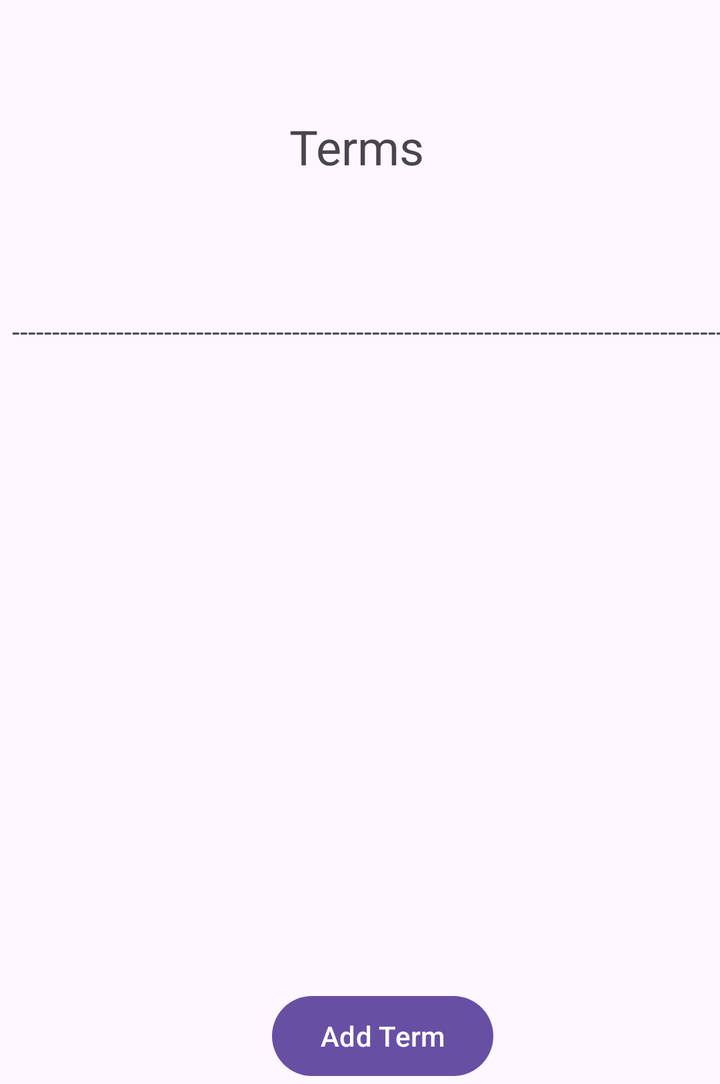
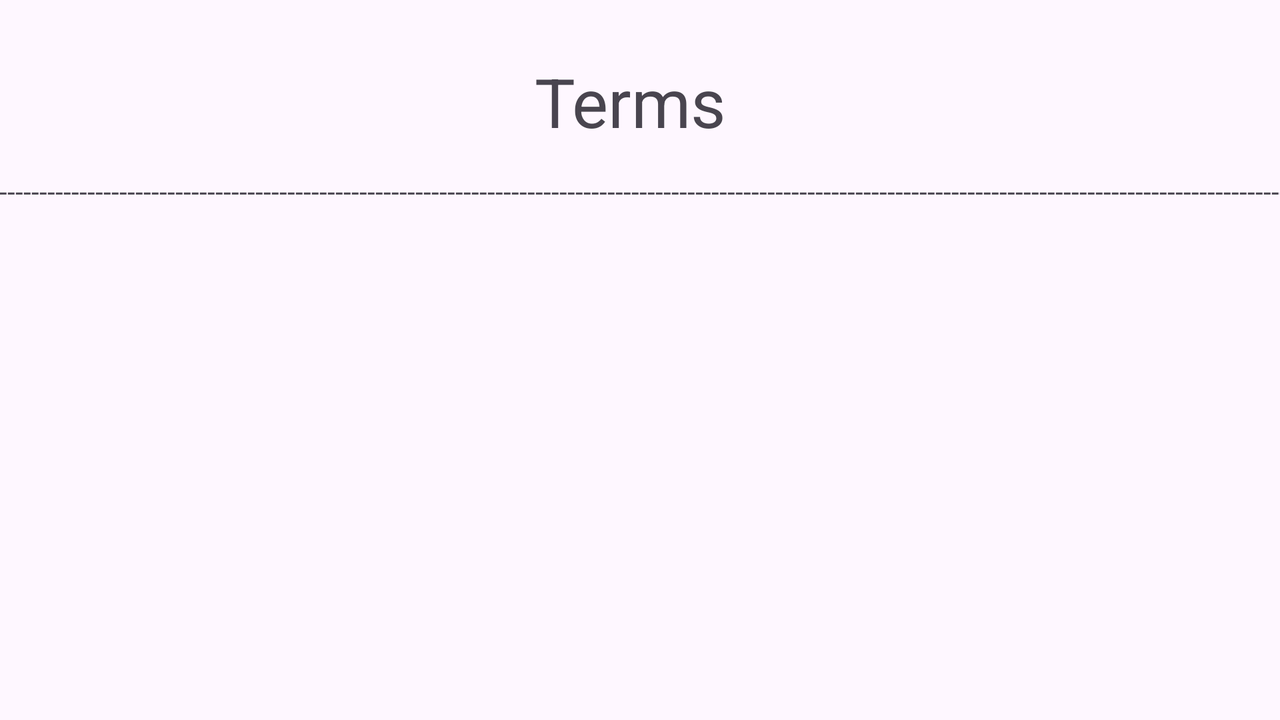

One screen, two layout resources from the same app: the default and the repository's alternative for another configuration. Each is rendered where Android would select it; the XML of both is given below.
<!-- AndroidManifest.xml: application theme Theme.ABM2 -->
<!-- res/layout/activity_home.xml -->
<?xml version="1.0" encoding="utf-8"?>
<androidx.constraintlayout.widget.ConstraintLayout xmlns:android="http://schemas.android.com/apk/res/android"
    xmlns:app="http://schemas.android.com/apk/res-auto"
    xmlns:tools="http://schemas.android.com/tools"
    android:id="@+id/main"
    android:layout_width="wrap_content"
    android:layout_height="wrap_content"
    tools:context=".Home">

    <TextView
        android:id="@+id/textView"
        android:layout_width="70dp"
        android:layout_height="47dp"
        android:layout_marginStart="170dp"
        android:layout_marginTop="57dp"
        android:layout_marginEnd="171dp"
        android:text="Terms"
        android:textSize="24sp"
        app:layout_constraintEnd_toEndOf="parent"
        app:layout_constraintStart_toStartOf="parent"
        app:layout_constraintTop_toTopOf="parent" />

    <TextView
        android:id="@+id/textView2"
        android:layout_width="400dp"
        android:layout_height="25dp"
        android:layout_marginStart="6dp"
        android:layout_marginTop="52dp"
        android:layout_marginEnd="5dp"
        android:text="------------------------------------------------------------------------------------------------------------------------------------------------------------------------"
        app:layout_constraintEnd_toEndOf="parent"
        app:layout_constraintHorizontal_bias="0.0"
        app:layout_constraintStart_toStartOf="parent"
        app:layout_constraintTop_toBottomOf="@+id/textView" />

    <RelativeLayout
        android:id="@+id/relativeLayout"
        android:layout_width="410dp"
        android:layout_height="301dp"
        android:layout_marginTop="12dp"
        app:layout_constraintEnd_toEndOf="parent"
        app:layout_constraintHorizontal_bias="0.497"
        app:layout_constraintStart_toStartOf="parent"
        app:layout_constraintTop_toBottomOf="@+id/textView2">

        <androidx.recyclerview.widget.RecyclerView
            android:id="@+id/homeRecView"
            android:layout_width="match_parent"
            android:layout_height="match_parent" />
    </RelativeLayout>

    <Button
        android:id="@+id/toTermCreate"
        android:layout_width="wrap_content"
        android:layout_height="wrap_content"
        android:layout_marginStart="136dp"
        android:onClick="toTermCreateAct"
        android:text="Add Term"
        app:layout_constraintBottom_toBottomOf="parent"
        app:layout_constraintStart_toStartOf="parent"
        app:layout_constraintTop_toBottomOf="@+id/relativeLayout"
        app:layout_constraintVertical_bias="0.0" />

</androidx.constraintlayout.widget.ConstraintLayout>
<!-- resources referenced by this layout -->
<resources>
  <style name="Theme.ABM2" parent="Base.Theme.ABM2" />
  <style name="Base.Theme.ABM2" parent="Theme.Material3.DayNight">
          
          
      </style>
</resources>
<!-- res/layout-land/activity_home.xml (the repository's variant of the layout above) -->
<!-- drawn on the phone turned sideways -->
<?xml version="1.0" encoding="utf-8"?>
<androidx.constraintlayout.widget.ConstraintLayout xmlns:android="http://schemas.android.com/apk/res/android"
    xmlns:app="http://schemas.android.com/apk/res-auto"
    xmlns:tools="http://schemas.android.com/tools"
    android:id="@+id/main"
    android:layout_width="wrap_content"
    android:layout_height="wrap_content"
    tools:context=".Home">

    <TextView
        android:id="@+id/textView"
        android:layout_width="217dp"
        android:layout_height="50dp"
        android:layout_marginStart="170dp"
        android:layout_marginTop="28dp"
        android:layout_marginEnd="171dp"
        android:text="Terms"
        android:textAlignment="center"
        android:textSize="34sp"
        app:layout_constraintEnd_toEndOf="parent"
        app:layout_constraintHorizontal_bias="0.447"
        app:layout_constraintStart_toStartOf="parent"
        app:layout_constraintTop_toTopOf="parent" />

    <TextView
        android:id="@+id/textView2"
        android:layout_width="903dp"
        android:layout_height="0dp"
        android:layout_marginStart="6dp"
        android:layout_marginTop="8dp"
        android:layout_marginEnd="5dp"
        android:text="-------------------------------------------------------------------------------------------------------------------------------------------------------------------------------------------------------------------------------------------"
        app:layout_constraintEnd_toEndOf="parent"
        app:layout_constraintHorizontal_bias="0.521"
        app:layout_constraintStart_toStartOf="parent"
        app:layout_constraintTop_toBottomOf="@+id/textView" />

    <RelativeLayout
        android:id="@+id/relativeLayout"
        android:layout_width="wrap_content"
        android:layout_height="227dp"
        android:layout_marginTop="12dp"
        app:layout_constraintEnd_toEndOf="parent"
        app:layout_constraintHorizontal_bias="0.497"
        app:layout_constraintStart_toStartOf="parent"
        app:layout_constraintTop_toBottomOf="@+id/textView2">

        <androidx.recyclerview.widget.RecyclerView
            android:id="@+id/homeRecView"
            android:layout_width="match_parent"
            android:layout_height="match_parent" />

    </RelativeLayout>

    <Button
        android:id="@+id/toTermCreate"
        android:layout_width="wrap_content"
        android:layout_height="wrap_content"
        android:layout_marginStart="244dp"
        android:layout_marginTop="28dp"
        android:layout_marginBottom="10dp"
        android:onClick="toTermCreateAct"
        android:text="Add Term"
        app:layout_constraintBottom_toTopOf="@+id/textView2"
        app:layout_constraintEnd_toEndOf="parent"
        app:layout_constraintHorizontal_bias="0.0"
        app:layout_constraintStart_toEndOf="@+id/textView"
        app:layout_constraintTop_toTopOf="parent" />

</androidx.constraintlayout.widget.ConstraintLayout>
